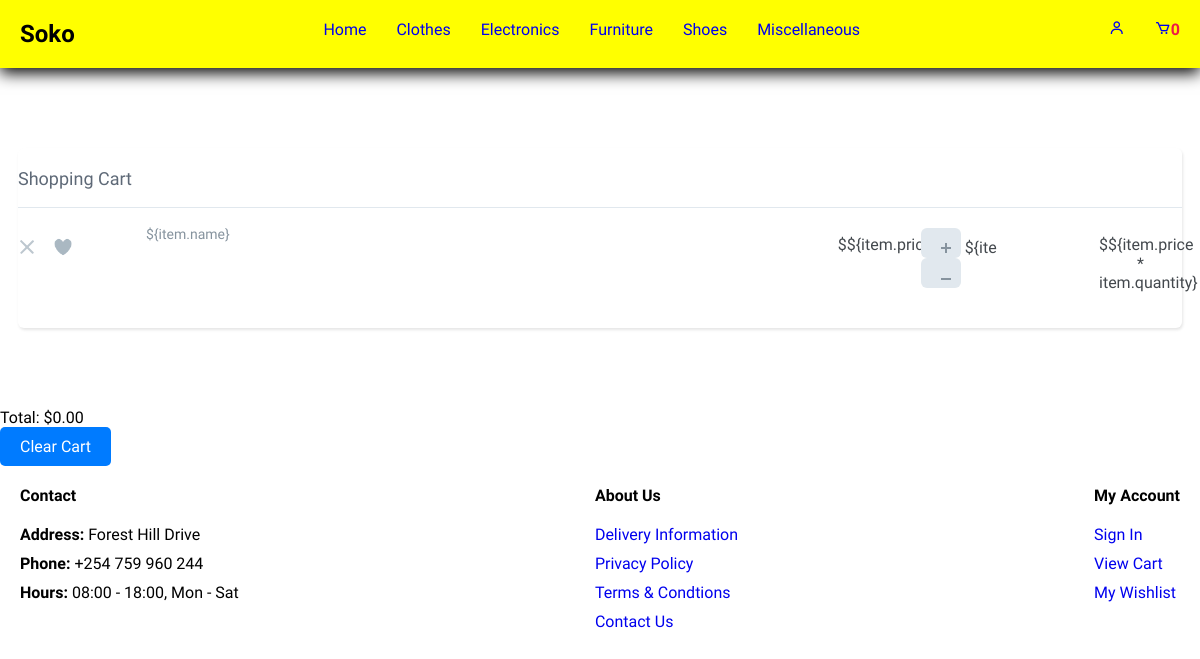
Page /cart/ on the committed database.
### soko/models.py (models this page shows, shortened)
class Category(models.Model):
    id = models.IntegerField(primary_key=True)
    name = models.CharField(max_length=100)
    image = models.URLField()
    creationAt = models.DateTimeField()
    updatedAt = models.DateTimeField()
    slug = models.SlugField(max_length=255, unique=True)
    class Meta:
        verbose_name_plural = 'categories'
    def get_absolute_url(self):
        return reverse('soko:category_list', args=[self.id])

### cart/views.py (the view)
# urls.py: path('', views.cart_summary, name="cart_summary"),
def cart_summary(request):
    context = {}
    return render(request, "soko/cart_summary.html", context)

### cart/context_processors.py (called while the page is built)
def cart(request):
    return {'cart': Cart(request)}

### soko/context_processors.py (called while the page is built)
def categories(request):
    categories = Category.objects.all()
    context = {
        'categories': categories
    }
    return context

### templates/soko/cart_summary.html (shortened to what this page needs)
{% extends 'partials/base.html' %}
{% load static %}
{% block content %}
<div class="shopping-cart">
    <div class="title">
        Shopping Cart
    </div>
    <div class="item">
        <div class="buttons">
            <span class="delete-btn"></span>
            <span class="like-btn"></span>
        </div>
        <div class="description">
            <span>${item.name}</span>
        </div>
        <div class="unit-price">$${item.price}</div>
        <div class="quantity">
            <button class="plus-btn" type="button" name="button">
                <img src="../../static/assets/images/plus.svg" alt=""/>
            </button>
            <input type="text" name="name" value="${item.quantity}">
            <button class="minus-btn" type="button" name="button">
                <img src="../../static/assets/images/minus.svg" alt=""/>
            </button>
        </div>
        <div class="total-price">$${item.price * item.quantity}</div>
    </div>
</div>
<div class="total">
    Total: $<span id="total-price-sum">0.00</span>
</div>
<button id="clear-cart">Clear Cart</button>
{% endblock content %}

### templates/partials/base.html (shortened to what this page needs)
{% load static %}
<!DOCTYPE html>
<html lang="en">
<head>
    <link href='https://unpkg.com/boxicons@2.1.4/css/boxicons.min.css' rel='stylesheet'>
    <link rel="stylesheet" href="{% static 'assets/css/style.css' %}">
</head>
<body>
    <header class="header">
        <h2>Soko</h2>
        <div>
            <ul class="navbar">
                <li><a class="active" href="{% url 'soko:index' %}">Home</a></li>
                {% for c in categories %}
                <li><a href="{{ c.get_absolute_url }}">{{ c.name|title }}</title></a></li>
                {% endfor %}
            </ul>
        </div>
        <div class="icons">
            <a href="#"><i class='bx bx-user'></i></a>
            <a href="{% url 'cart:cart_summary' %}"><i class='bx bx-cart'></i><span>0</span></a>
        </div>
    </header>
    {% block content %}
    {% endblock content %}
    <footer class="footer">
        <div class="col">
        <h4>Contact</h4>
        <p><strong>Address:</strong> Forest Hill Drive</p>
        <p><strong>Phone:</strong> +254 759 960 244</p>
        <p><strong>Hours:</strong> 08:00 - 18:00, Mon - Sat</p>
        </div>
        <div class="col">
            <h4>About Us</h4>
            <a href="#">Delivery Information</a>
            <a href="#">Privacy Policy</a>
            <a href="#">Terms & Condtions</a>
            <a href="#">Contact Us</a>
        </div>
        <div class="col">
            <h4>My Account</h4>
            <a href="#">Sign In</a>
            <a href="#">View Cart</a>
            <a href="#">My Wishlist</a>
        </div>
    </footer>
</body>
</html>

### static/assets/css/style.css (style rules this page uses)
* { margin: 0; padding: 0; box-sizing: border-box; font-family: 'Spartan', sans-serif; }
.header { display: flex; justify-content: space-between; background-color: yellow; box-shadow: 0px 5px 15px rgb(0, 0, 0.06); z-index: 999; position: sticky; top: 0; left: 0; padding: 20px 20px; }
.navbar { display: flex; align-items: center; justify-content: center; }
.navbar li { list-style: none; }
.navbar li:not(:last-child) { margin-right: 30px; }
.navbar li a { text-decoration: none; }
.icons { display: flex; }
.icons a:not(:last-child) { margin-right: 30px; }
.icons a { text-decoration: none; }
.icons span { color: #ee1c47; font-weight: 600; }
.footer { display: flex; justify-content: space-between; margin: 0 20px; }
.col { display: flex; flex-direction: column; }
.col h4 { margin-bottom: 20px; margin-top: 20px; }
.col p { margin-bottom: 10px; }
.col a { text-decoration: none; margin-bottom: 10px; }
.shopping-cart { width: 97%; height: auto; margin: 80px auto; background: #FFFFFF; box-shadow: 1px 2px 3px 0px rgba(0, 0, 0, 0.10); border-radius: 6px; display: flex; flex-direction: column; }
.title { height: 60px; border-bottom: 1px solid #E1E8EE; padding: 20px 0px; color: #5e6977; font-size: 18px; font-weight: 400; }
.item { height: 120px; display: flex; justify-content: space-between; }
.buttons { position: relative; padding-top: 30px; margin-right: 60px; }
.delete-btn, .like-btn { display: inline-block; cursor: pointer; }
.delete-btn { width: 18px; height: 17px; background: url('../images/delete-icn.svg') no-repeat center; }
.like-btn { position: absolute; top: 9px; left: 15px; background: url('../images/twitter-heart.png'); width: 60px; height: 60px; background-size: 2900%; background-repeat: no-repeat; }
.description { padding-top: 10px; margin-right: 60px; width: 55%; overflow: hidden; }
.description span { display: block; font-size: 14px; color: #43484D; font-weight: 400; }
.description span:first-child { margin-bottom: 5px; }
.description span:last-child { font-weight: 300; margin-top: 8px; color: #86939E; }
.quantity { padding-top: 20px; margin-right: 60px; }
.quantity input { border: none; text-align: center; width: 32px; font-size: 16px; color: #43484D; font-weight: 300; }
button[class*=btn] { width: 30px; height: 30px; background-color: #E1E8EE; border-radius: 6px; border: none; cursor: pointer; }
.minus-btn img { margin-bottom: 3px; }
.plus-btn img { margin-top: 2px; }
.unit-price, .total-price { width: 83px; padding-top: 27px; text-align: center; font-size: 16px; color: #43484D; font-weight: 300; }
button { padding: 10px 20px; background-color: #007bff; color: #fff; border: none; border-radius: 5px; cursor: pointer; font-size: 16px; }

### rows in the picture
Category: name "Clothes"
Category: name "Electronics"
Category: name "Furniture"
Category: name "Shoes"
Category: name "Miscellaneous"
